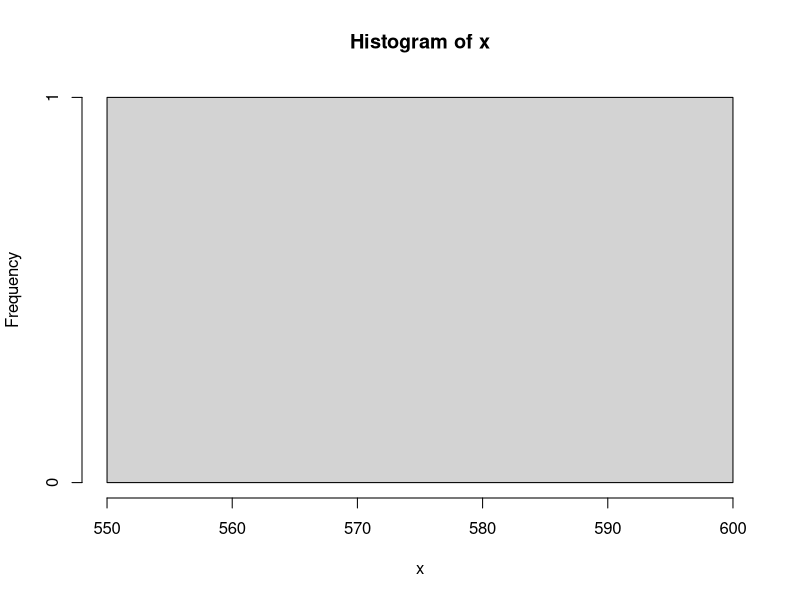
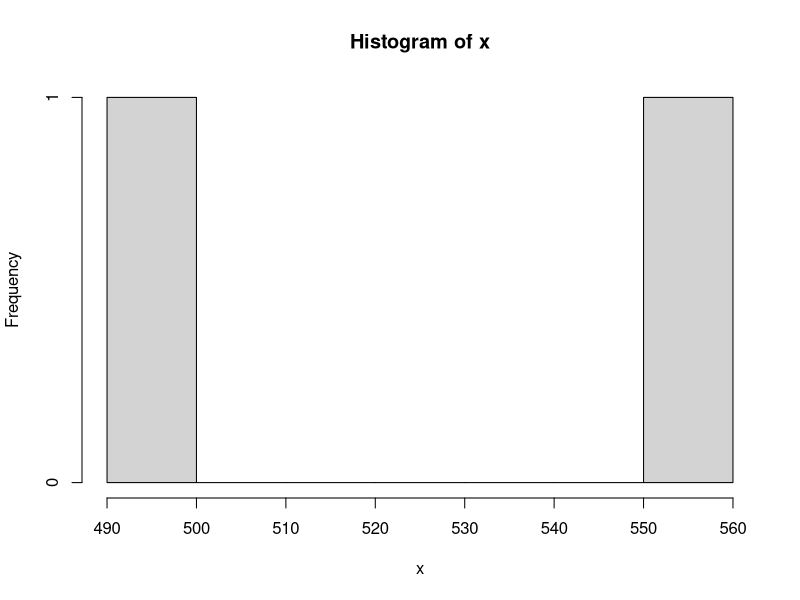
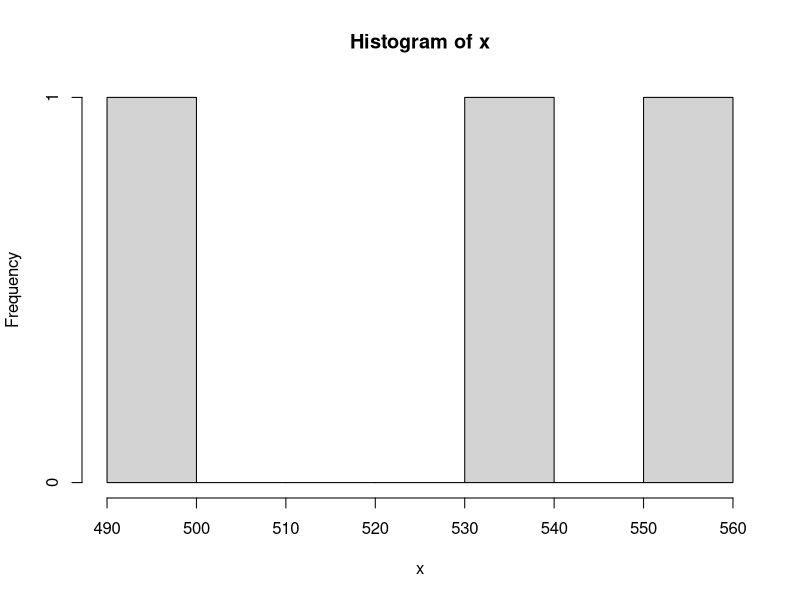
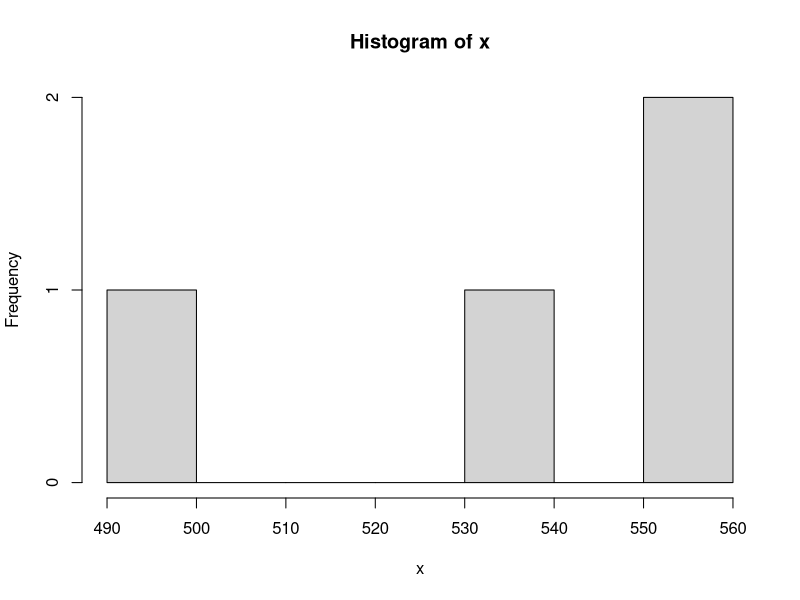
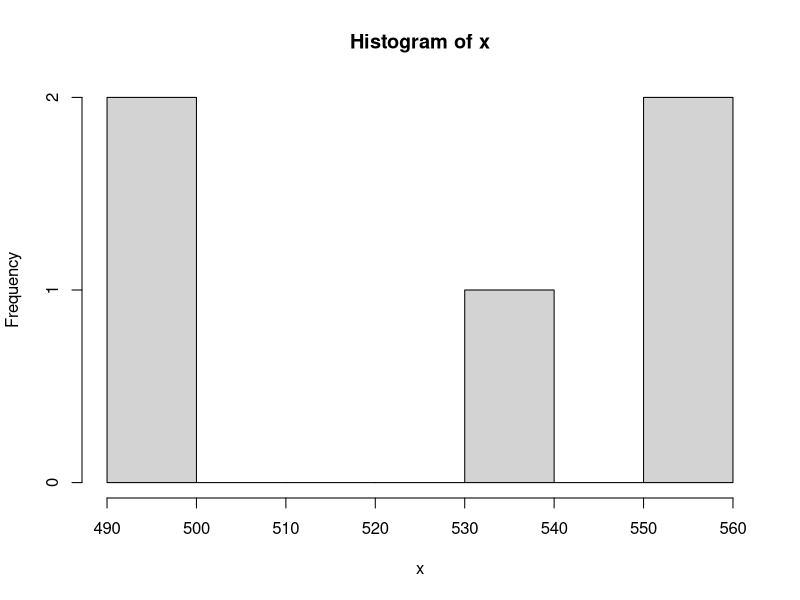
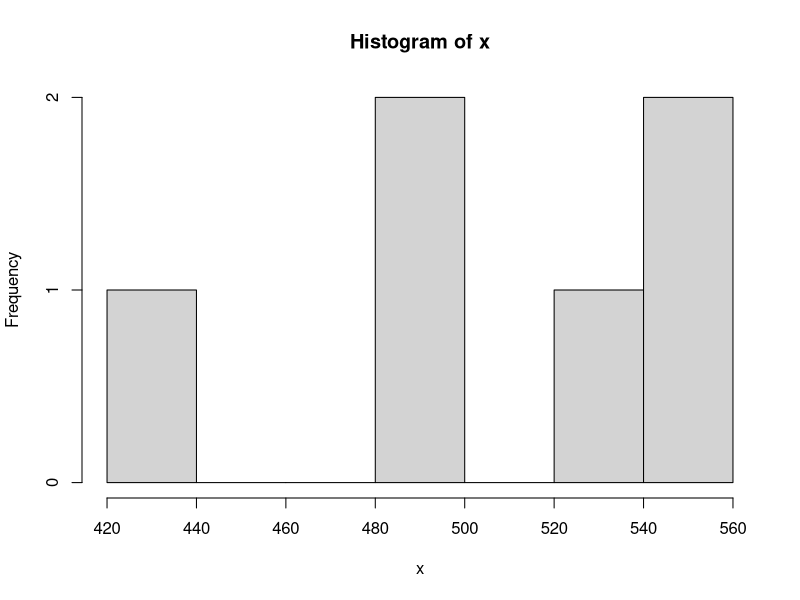
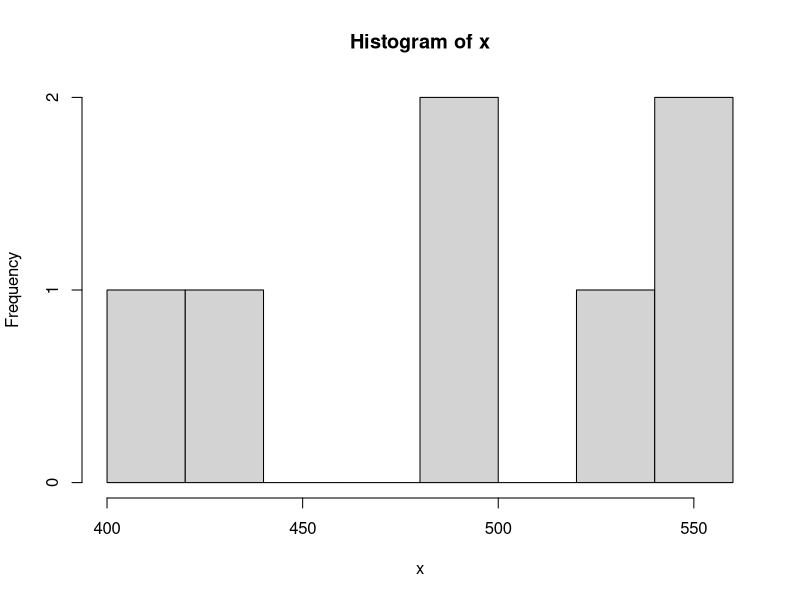
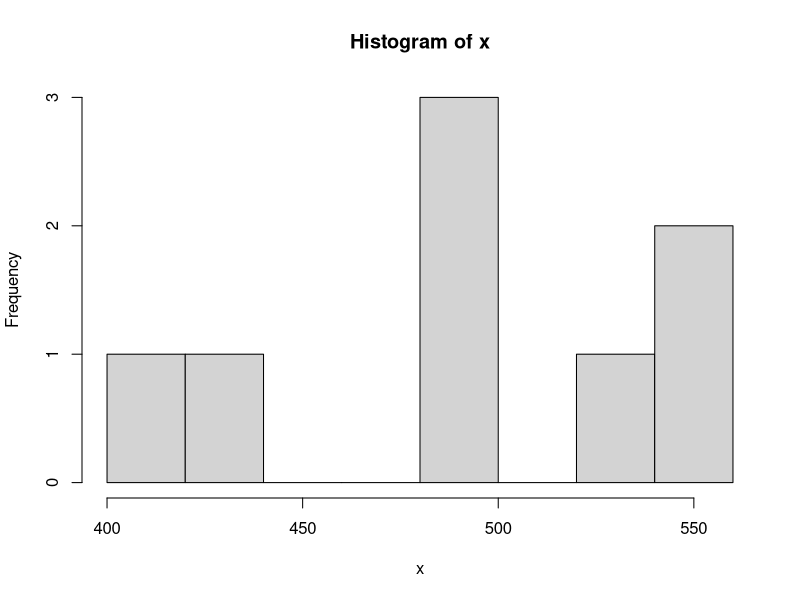

The R source for these figures, in order:
#Teorema do Limite Central 
#Central Limit Teorem
#by Kleber Povoacao

x<-c()
populacao<-1000
qtd_elemento_amostral<-30
qtd_coletas<-100

for(i in seq(1:qtd_coletas)){
  amostra<-sample(1:populacao,qtd_elemento_amostral)
  y=mean(amostra)
  x<-c(x,y)
  hist(x,breaks=7)
  Sys.sleep(0.1)
}



